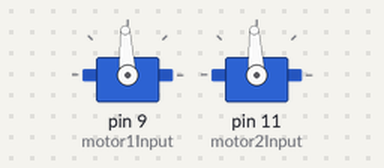
A sketch run on a simulated Arduino Uno, built with avr-gcc and run on an emulated ATmega328P. Shown: 2 × servo.

Above: at 0.05 s.
Timing chart, 0 to 35.1 s (numbered marks = the images above):
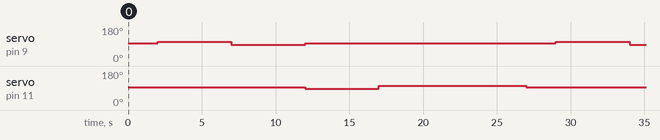

The sketch:

RC_Mixed_2Motors.ino
```cpp
//mixed
#include <Servo.h>

Servo motor1Input;  // S1
Servo motor2Input;  // S2

// Function to convert analog value (0-255) to microseconds for Sabertooth
int analogToMicro(int val) {
  return map(val, 0, 255, 1000, 2000);
}

void setup() {
  motor1Input.attach(9);   // S1
  motor2Input.attach(11);  // S2
}

void loop() {
   // Stop
  motor1Input.writeMicroseconds(analogToMicro(127)); // stop
  motor2Input.writeMicroseconds(analogToMicro(127)); // stop
  delay(2000);
  // --------- Forward ---------
  motor1Input.writeMicroseconds(analogToMicro(150)); // forward
  motor2Input.writeMicroseconds(analogToMicro(127)); // straight
  delay(5000);

  // --------- Backward ---------
  motor1Input.writeMicroseconds(analogToMicro(110));   // reverse
  motor2Input.writeMicroseconds(analogToMicro(127));  // straight
  delay(5000);

  // --------- Turn Left ---------
  motor1Input.writeMicroseconds(analogToMicro(127)); // stop throttle
  motor2Input.writeMicroseconds(analogToMicro(110));  // left
  delay(5000);

  // --------- Turn Right ---------
  motor1Input.writeMicroseconds(analogToMicro(127));
  motor2Input.writeMicroseconds(analogToMicro(150));
  delay(10000);
}
```

Measured:
- by itself, servo on pin 9 (motor1Input): repeats every 27.0 s: 86° 5.0 s, 93° 17.0 s, 101° 5.0 s
- by itself, servo on pin 11 (motor2Input): repeats every 27.0 s: 101° 10.0 s, 93° 12.0 s, 86° 5.0 s
